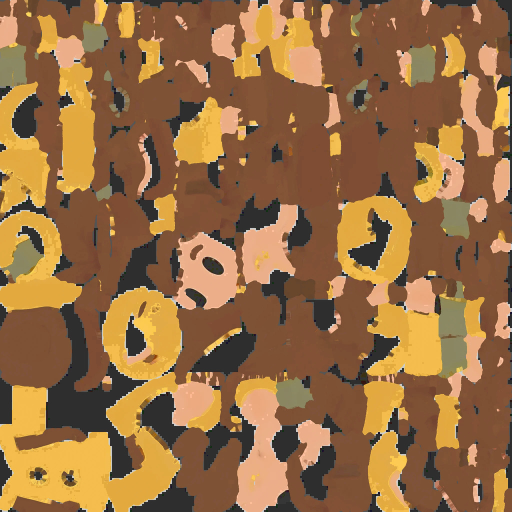
#> input picture assets/extracted_explorer-color.jpg, 1024 x 1024 px, found by its file name (shown at 1/2 size)
$ python generate_giuseppe_texture.py
#> lines starting #> are read from the running program, lines starting #| are printed output that depends on the picture; after the words box and inside, x2 and y2 are one past the last pixel; in counts of white or black regions, pixels touching at a corner belong together
# tools/generate_giuseppe_texture.py
import numpy as np
from PIL import Image, ImageDraw, ImageFilter

# Load original explorer color texture
src_path = "assets/extracted_explorer-color.jpg"
im = Image.open(src_path).convert("RGB")
#> im is the input picture: PIL image 1024x1024 RGB; mean R, G, B 150.9, 109.8, 67.4
w, h = im.size
#> w = 1024; h = 1024
print(f"Loaded {src_path} ({w}x{h})")
#| Loaded assets/extracted_explorer-color.jpg (1024x1024)

arr = np.array(im, dtype=np.float32)
r, g, b = arr[:,:,0], arr[:,:,1], arr[:,:,2]
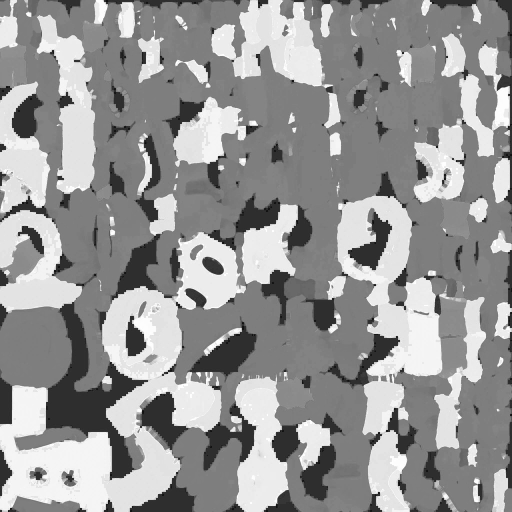
#> r: shape (1024, 1024) float32 (shown at 1/2 size); min 0, max 255, mean 150.9
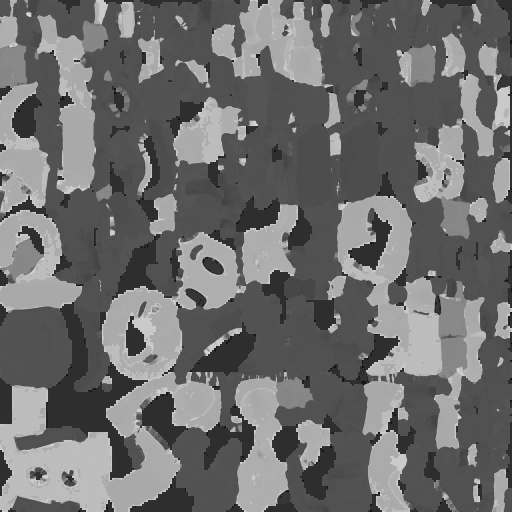
#> g: shape (1024, 1024) float32 (shown at 1/2 size); min 3, max 229, mean 109.8
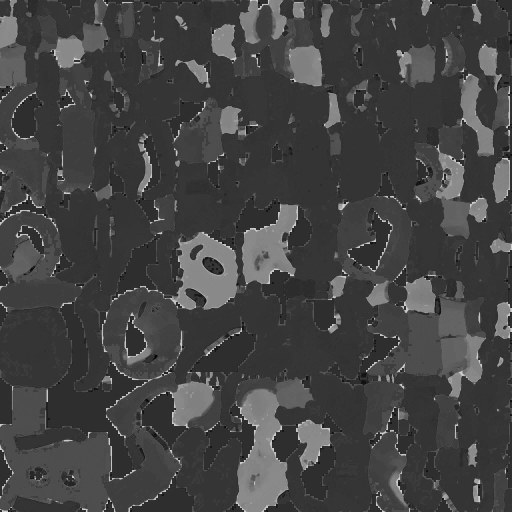
#> b: shape (1024, 1024) float32 (shown at 1/2 size); min 0, max 235, mean 67.4
lum = 0.299 * r + 0.587 * g + 0.114 * b

# 1. SHIRT: Convert Yellow Raincoat -> Giuseppe's Sky-Blue Shirt (#72aadc / RGB 114, 170, 220)
# In explorer-color, yellow jacket has high R, high G, low B (R > 130, G > 100, B < 120, R > B * 1.3)
yellow_jacket = (r > 120) & (g > 90) & (b < 140) & (r > b * 1.25)
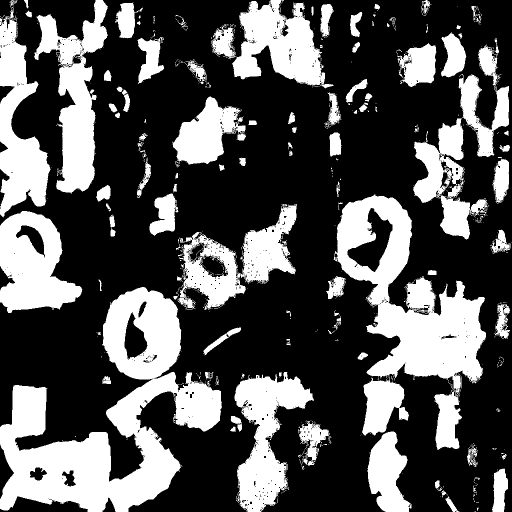
#> yellow_jacket: shape (1024, 1024) bool (shown at 1/2 size); 33.5% white; 825 white regions (704 under 20 px), largest, box (x1, y1, x2, y2) and area: (0, 574, 444, 1024) 78997, (667, 388, 972, 900) 54792, (68, 0, 216, 388) 23569

# Also check for orange/tan borders of jacket
orange_rim = (r > 130) & (g > 60) & (g < 140) & (b < 80)
#> orange_rim: shape (1024, 1024) bool; 6.4% white; 5509 white regions (5247 under 20 px), largest, box (x1, y1, x2, y2) and area: (481, 146, 534, 254) 3325, (486, 327, 584, 405) 3270, (350, 336, 421, 436) 2827
jacket_mask = yellow_jacket | orange_rim
#> jacket_mask: shape (1024, 1024) bool; 38.8% white; 3242 white regions (3040 under 20 px), largest, box (x1, y1, x2, y2) and area: (0, 574, 444, 1024) 79558, (660, 384, 973, 930) 62824, (464, 0, 682, 254) 25584

# Target sky-blue shirt color
target_r = 114.0
target_g = 170.0
target_b = 220.0

norm_lum = np.clip(lum / 160.0, 0.35, 1.45)
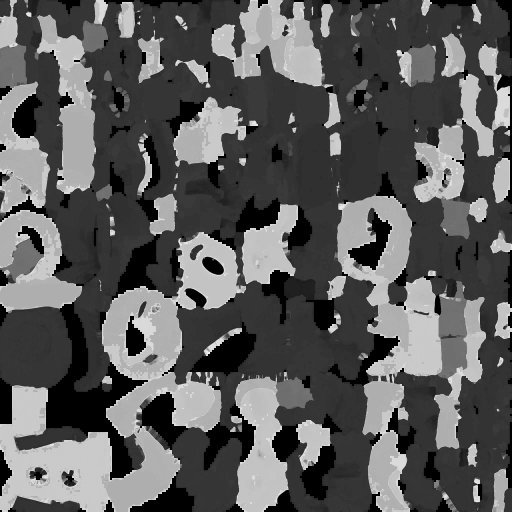
#> norm_lum: shape (1024, 1024) float32 (shown at 1/2 size); min 0.35, max 1.43, mean 0.741; drawn with min black and max white
arr[jacket_mask, 0] = np.clip(norm_lum[jacket_mask] * target_r, 20, 230)
arr[jacket_mask, 1] = np.clip(norm_lum[jacket_mask] * target_g, 40, 245)
arr[jacket_mask, 2] = np.clip(norm_lum[jacket_mask] * target_b, 60, 255)

# 2. PANTS & SHOES: Refine to dark charcoal/slate trousers (#222a36)
# Dark pixels in original
dark_mask = (lum < 75) & (lum > 15) & (~jacket_mask)
#> dark_mask: shape (1024, 1024) bool; 11.9% white; 492 white regions (357 under 20 px), largest, box (x1, y1, x2, y2) and area: (92, 604, 296, 960) 21440, (380, 644, 512, 752) 6178, (408, 808, 512, 940) 4995
arr[dark_mask, 0] = np.clip(lum[dark_mask] * 0.40, 20, 55)
arr[dark_mask, 1] = np.clip(lum[dark_mask] * 0.48, 25, 68)
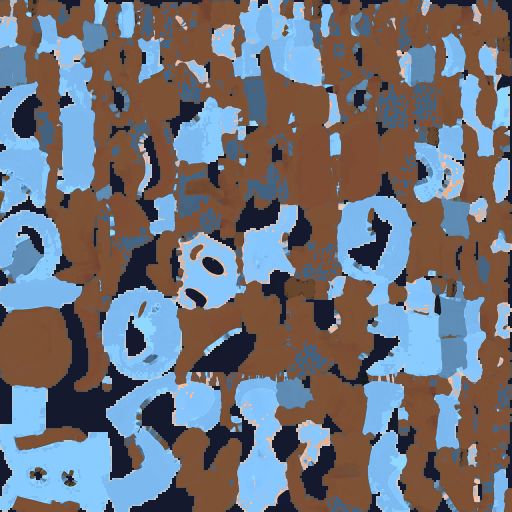
#> arr: shape (1024, 1024, 3) float32 (shown at 1/2 size); mean R, G, B 112.2, 113.7, 122.4
arr[dark_mask, 2] = np.clip(lum[dark_mask] * 0.62, 35, 85)

# 3. SKIN TONE: Warm smooth clay peach (#f2be9e / RGB 242, 190, 158)
skin_mask = (r > 160) & (g > 115) & (b > 85) & (r > g) & (g > b) & (~jacket_mask)
#> skin_mask: shape (1024, 1024) bool; 2.4% white in thin lines or dots
norm_skin_lum = np.clip(lum / 175.0, 0.6, 1.3)
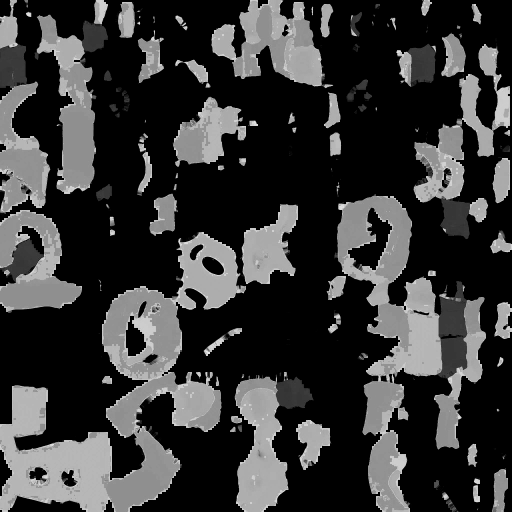
#> norm_skin_lum: shape (1024, 1024) float32 (shown at 1/2 size); min 0.6, max 1.3, mean 0.753; drawn with min black and max white
arr[skin_mask, 0] = np.clip(norm_skin_lum[skin_mask] * 242.0, 180, 255)
arr[skin_mask, 1] = np.clip(norm_skin_lum[skin_mask] * 190.0, 140, 230)
arr[skin_mask, 2] = np.clip(norm_skin_lum[skin_mask] * 158.0, 110, 200)

out_im = Image.fromarray(np.uint8(arr))

# Let's save as assets/giuseppe-color.jpg and assets/explorer-giuseppe.jpg
out_im.save("assets/giuseppe-color.jpg", "JPEG", quality=95)
out_im.save("assets/explorer-giuseppe.jpg", "JPEG", quality=95)
print("Saved assets/giuseppe-color.jpg and assets/explorer-giuseppe.jpg successfully!")
